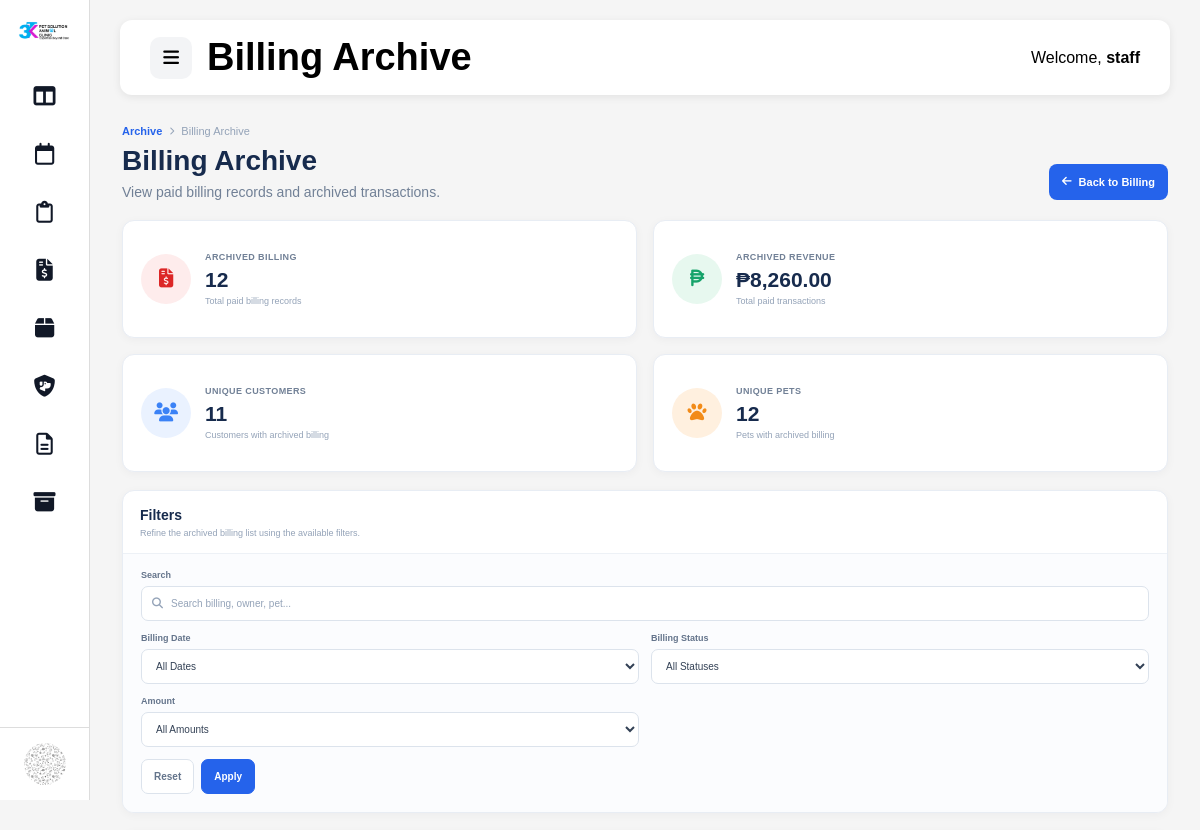
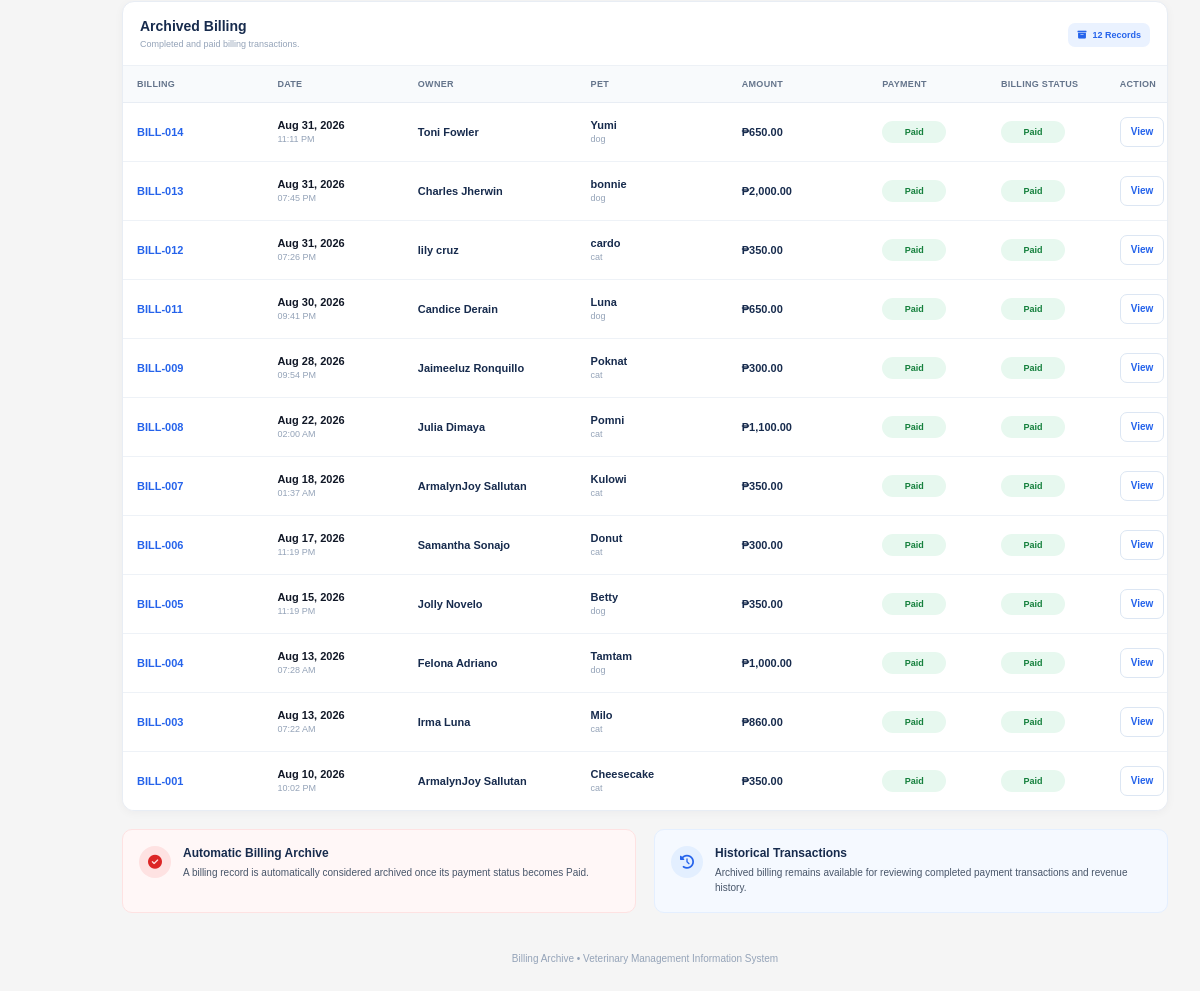
Screenshot of /staff/billing_archive.php (signed in) with the database file from the repository (2 pictures, top to bottom).
### tables this page shows
CREATE TABLE `billing` (
  `billing_id` int(11) NOT NULL,
  `appointment_id` int(11) NOT NULL,
  `customer_id` int(11) NOT NULL,
  `pet_id` int(11) NOT NULL,
  `pet_weight` decimal(10,2) DEFAULT NULL,
  `total_amount` decimal(10,2) NOT NULL DEFAULT 0.00,
  `payment_status` varchar(30) NOT NULL DEFAULT 'Pending',
  `billing_status` varchar(30) NOT NULL DEFAULT 'Unpaid',
  `created_at` timestamp NOT NULL DEFAULT current_timestamp(),
  `updated_at` timestamp NULL DEFAULT NULL ON UPDATE current_timestamp()
);

CREATE TABLE `customers` (
  `customer_id` int(11) NOT NULL,
  `owner_name` varchar(100) NOT NULL,
  `contact_number` varchar(20) NOT NULL,
  `email` varchar(100) DEFAULT NULL,
  `address` text DEFAULT NULL,
  `record_status` varchar(20) NOT NULL DEFAULT 'Active',
  `created_at` timestamp NOT NULL DEFAULT current_timestamp(),
  `updated_at` timestamp NULL DEFAULT NULL ON UPDATE current_timestamp(),
  `archived_at` datetime DEFAULT NULL,
  `archive_reason` varchar(255) DEFAULT NULL
);

CREATE TABLE `pets` (
  `pet_id` int(11) NOT NULL,
  `customer_id` int(11) NOT NULL,
  `pet_name` varchar(100) NOT NULL,
  `species` varchar(30) NOT NULL,
  `breed` varchar(100) DEFAULT NULL,
  `color` varchar(50) DEFAULT NULL,
  `gender` varchar(20) DEFAULT NULL,
  `weight` decimal(5,2) DEFAULT NULL,
  `estimated_age` varchar(50) DEFAULT NULL,
  `created_at` timestamp NOT NULL DEFAULT current_timestamp(),
  `updated_at` timestamp NULL DEFAULT NULL ON UPDATE current_timestamp()
);

### staff/billing_archive.php (the view, shortened to what the rows shown need)
<?php
require_once __DIR__ . '/../config/database.php';
$archivedBillings = [];
$sql = "
    SELECT
        b.billing_id,
        b.appointment_id,
        b.customer_id,
        b.pet_id,
        b.total_amount,
        b.payment_status,
        b.billing_status,
        b.created_at,
        c.owner_name,
        p.pet_name,
        p.species,
        p.breed
    FROM billing b
    LEFT JOIN customers c
        ON b.customer_id = c.customer_id
    LEFT JOIN pets p
        ON b.pet_id = p.pet_id
    WHERE LOWER(TRIM(b.payment_status)) = 'paid'
    ORDER BY b.created_at DESC, b.billing_id DESC
";
$result = mysqli_query($conn, $sql);
while ($row = mysqli_fetch_assoc($result)) {
    $archivedBillings[] = $row;
}
$archivedCount = count($archivedBillings);
?>
<!DOCTYPE html>
<html lang="en">
<head>
    <link rel="stylesheet" href="../assets/css/layout.css">
    <link rel="stylesheet" href="../assets/css/billing.css">
    <link rel="stylesheet" href="../assets/css/billing_archive.css">
    <link
        rel="stylesheet"
        href="https://cdnjs.cloudflare.com/ajax/libs/font-awesome/6.5.0/css/all.min.css"
    >
</head>
<body>
<div class="layout">
    <main class="content" id="mainContent">
        <?php
        include __DIR__ . '/partials/topbar.php';
        ?>
        <div class="page-content billing-archive-page">
            <div class="billing-archive-content">
                <div class="archive-report-header">
                    <div class="archive-report-header-left">
                        <h1>
                            Billing Archive
                        </h1>
                    </div>
                </div>
                <section class="report-card filters-card">
                    <div class="report-card-header compact-header">
                        <div>
                            <h2>
                                Filters
                            </h2>
                        </div>
                    </div>
                </section>
                <section class="report-card archive-list-card">
                    <div class="report-card-header archive-list-header">
                        <div>
                            <h2>
                                Archived Billing
                            </h2>
                        </div>
                    </div>
                    <div class="archive-table-area">
                        <table class="archive-billing-table">
                            <thead>
                                <tr>
                                    <th>
                                        Billing
                                    </th>
                                    <th>
                                        Date
                                    </th>
                                    <th>
                                        Owner
                                    </th>
                                    <th>
                                        Pet
                                    </th>
                                    <th>
                                        Amount
                                    </th>
                                    <th>
                                        Payment
                                    </th>
                                    <th>
                                        Billing Status
                                    </th>
                                    <th>
                                        Action
                                    </th>
                                </tr>
                            </thead>
                            <tbody>
                            <?php if ($archivedCount === 0): ?>
                                <tr>
                                    <td
                                        colspan="8"
                                        class="archive-empty-state"
                                    >
                                        <i class="fa-solid fa-box-open"></i>
                                        <strong>
                                            No Archived Billing Records
                                        </strong>
                                        <span>
                                            Paid billing records will appear here automatically.
                                        </span>
                                    </td>
                                </tr>
                            <?php else: ?>
                                <?php foreach ($archivedBillings as $row): ?>
                                    <?php
                                    $billingNumber =
                                        'BILL-' .
                                        str_pad(
                                            (string)$row['billing_id'],
                                            3,
                                            '0',
                                            STR_PAD_LEFT
                                        );
                                    $createdTimestamp =
                                        strtotime($row['created_at']);
                                    $formattedDate =
                                        $createdTimestamp !== false
                                            ? date(
                                                'M d, Y',
                                                $createdTimestamp
                                            )
                                            : '—';
                                    $formattedTime =
                                        $createdTimestamp !== false
                                            ? date(
                                                'h:i A',
                                                $createdTimestamp
                                            )
                                            : '—';
                                    $billingStatus =
                                        trim(
                                            (string)(
                                                $row['billing_status'] ?? ''
                                            )
                                        );
                                    $billingStatusKey =
                                        strtolower(
                                            $billingStatus
                                        );
                                    $amount =
                                        (float)(
                                            $row['total_amount'] ?? 0
                                        );
                                    $searchText =
                                        strtolower(
                                            $billingNumber . ' ' .
                                            ($row['owner_name'] ?? '') . ' ' .
                                            ($row['pet_name'] ?? '') . ' ' .
                                            ($row['species'] ?? '') . ' ' .
                                            ($row['breed'] ?? '') . ' ' .
                                            $formattedDate . ' ' .
                                            $billingStatus
                                        );
                                    ?>
                                    <tr
                                        class="archive-billing-row"
                                        data-date="<?= htmlspecialchars(
                                            $row['created_at'] ?? '',
                                            ENT_QUOTES,
                                            'UTF-8'
                                        ) ?>"
                                        data-status="<?= htmlspecialchars(
                                            $billingStatusKey,
                                            ENT_QUOTES,
                                            'UTF-8'
                                        ) ?>"
                                        data-amount="<?= htmlspecialchars(
                                            (string)$amount,
                                            ENT_QUOTES,
                                            'UTF-8'
                                        ) ?>"
                                        data-search="<?= htmlspecialchars(
                                            $searchText,
                                            ENT_QUOTES,
                                            'UTF-8'
                                        ) ?>"
                                    >
                                        <td>
                                            <strong class="billing-reference">
                                                <?= htmlspecialchars(
                                                    $billingNumber
                                                ) ?>
                                            </strong>
                                        </td>
                                        <td>
                                            <div class="date-main">
                                                <?= htmlspecialchars(
                                                    $formattedDate
                                                ) ?>
                                            </div>
                                            <small>
                                                <?= htmlspecialchars(
                                                    $formattedTime
                                                ) ?>
                                            </small>
                                        </td>
                                        <td>
                                            <strong>
                                                <?= htmlspecialchars(
                                                    $row['owner_name'] ?? '—'
                                                ) ?>
                                            </strong>
                                        </td>
                                        <td>
                                            <strong>
                                                <?= htmlspecialchars(
                                                    $row['pet_name'] ?? '—'
                                                ) ?>
                                            </strong>
                                            <small>
                                                <?= htmlspecialchars(
                                                    $row['species'] ?? '—'
                                                ) ?>
                                            </small>
                                        </td>
                                        <td>
                                            <strong class="billing-amount">
                                                ₱<?= number_format(
                                                    $amount,
                                                    2
                                                ) ?>
                                            </strong>
                                        </td>
                                        <td>
                                            <span class="billing-status paid">
                                                Paid
                                            </span>
                                        </td>
                                        <td>
                                            <span
                                                class="billing-status <?= htmlspecialchars(
                                                    $billingStatusKey,
                                                    ENT_QUOTES,
                                                    'UTF-8'
                                                ) ?>"
                                            >
                                                <?= htmlspecialchars(
                                                    $billingStatus !== ''
                                                        ? $billingStatus
                                                        : '—'
                                                ) ?>
                                            </span>
                                        </td>
                                        <td>
                                            <button
                                                type="button"
                                                class="archive-view-btn view-billing-btn"
                                                data-id="<?= (int)$row['billing_id'] ?>"
                                            >
                                                View
                                            </button>
                                        </td>
                                    </tr>
                                <?php endforeach; ?>
                            <?php endif; ?>
                            </tbody>
                        </table>
                    </div>
                </section>
            </div>
        </div>
    </main>
</div>
</body>
</html>

### rows the page displays
billing: billing_id "BILL-014", created_at "Aug 31, 2026", created_at "11:11 PM", customer.owner_name "Toni Fowler", pet.pet_name "Yumi", pet.species "dog", total_amount "650.00", billing_status "Paid"
billing: billing_id "BILL-013", created_at "Aug 31, 2026", created_at "07:45 PM", customer.owner_name "Charles Jherwin", pet.pet_name "bonnie", pet.species "dog", total_amount "2,000.00", billing_status "Paid"
billing: billing_id "BILL-012", created_at "Aug 31, 2026", created_at "07:26 PM", customer.owner_name "lily cruz", pet.pet_name "cardo", pet.species "cat", total_amount "350.00", billing_status "Paid"
billing: billing_id "BILL-011", created_at "Aug 30, 2026", created_at "09:41 PM", customer.owner_name "Candice Derain", pet.pet_name "Luna", pet.species "dog", total_amount "650.00", billing_status "Paid"
billing: billing_id "BILL-009", created_at "Aug 28, 2026", created_at "09:54 PM", customer.owner_name "Jaimeeluz Ronquillo", pet.pet_name "Poknat", pet.species "cat", total_amount "300.00", billing_status "Paid"
billing: billing_id "BILL-008", created_at "Aug 22, 2026", created_at "02:00 AM", customer.owner_name "Julia Dimaya", pet.pet_name "Pomni", pet.species "cat", total_amount "1,100.00", billing_status "Paid"
billing: billing_id "BILL-007", created_at "Aug 18, 2026", created_at "01:37 AM", customer.owner_name "ArmalynJoy Sallutan", pet.pet_name "Kulowi", pet.species "cat", total_amount "350.00", billing_status "Paid"
billing: billing_id "BILL-006", created_at "Aug 17, 2026", created_at "11:19 PM", customer.owner_name "Samantha Sonajo", pet.pet_name "Donut", pet.species "cat", total_amount "300.00", billing_status "Paid"
billing: billing_id "BILL-005", created_at "Aug 15, 2026", created_at "11:19 PM", customer.owner_name "Jolly Novelo", pet.pet_name "Betty", pet.species "dog", total_amount "350.00", billing_status "Paid"
billing: billing_id "BILL-004", created_at "Aug 13, 2026", created_at "07:28 AM", customer.owner_name "Felona Adriano", pet.pet_name "Tamtam", pet.species "dog", total_amount "1,000.00", billing_status "Paid"
billing: billing_id "BILL-003", created_at "Aug 13, 2026", created_at "07:22 AM", customer.owner_name "Irma Luna", pet.pet_name "Milo", pet.species "cat", total_amount "860.00", billing_status "Paid"
billing: billing_id "BILL-001", created_at "Aug 10, 2026", created_at "10:02 PM", customer.owner_name "ArmalynJoy Sallutan", pet.pet_name "Cheesecake", pet.species "cat", total_amount "350.00", billing_status "Paid"

### other values shown
$pageTitle "Billing Archive"
$_SESSION['username'] "staff"
$archivedCount "12"
$totalArchivedRevenue "8,260.00"
$uniqueCustomerCount "11"
$uniquePetCount "12"
